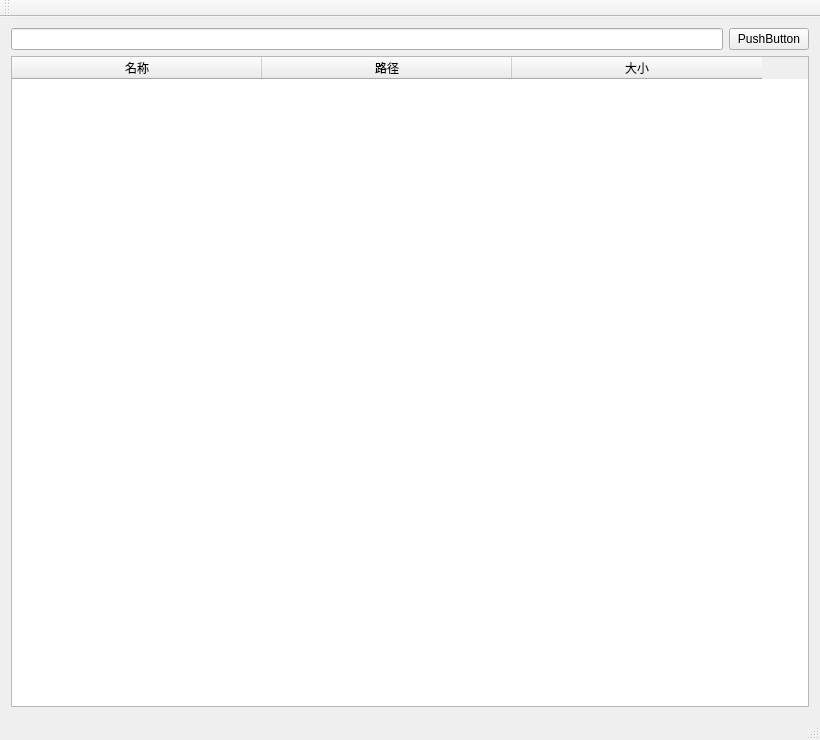
<?xml version="1.0" encoding="UTF-8"?>
<ui version="4.0">
 <class>MainWindow</class>
 <widget class="QMainWindow" name="MainWindow">
  <property name="geometry">
   <rect>
    <x>0</x>
    <y>0</y>
    <width>820</width>
    <height>740</height>
   </rect>
  </property>
  <property name="windowTitle">
   <string>MainWindow</string>
  </property>
  <widget class="QWidget" name="centralWidget">
   <layout class="QGridLayout" name="gridLayout">
    <item row="0" column="0">
     <widget class="QLineEdit" name="lineEdit"/>
    </item>
    <item row="0" column="1">
     <widget class="QPushButton" name="pushButton">
      <property name="text">
       <string>PushButton</string>
      </property>
     </widget>
    </item>
    <item row="2" column="0" colspan="2">
     <widget class="QTableWidget" name="tableWidget">
      <property name="wordWrap">
       <bool>false</bool>
      </property>
      <attribute name="horizontalHeaderDefaultSectionSize">
       <number>250</number>
      </attribute>
      <attribute name="horizontalHeaderMinimumSectionSize">
       <number>25</number>
      </attribute>
      <column>
       <property name="text">
        <string>名称</string>
       </property>
      </column>
      <column>
       <property name="text">
        <string>路径</string>
       </property>
      </column>
      <column>
       <property name="text">
        <string>大小</string>
       </property>
      </column>
     </widget>
    </item>
   </layout>
  </widget>
  <widget class="QMenuBar" name="menuBar">
   <property name="geometry">
    <rect>
     <x>0</x>
     <y>0</y>
     <width>820</width>
     <height>23</height>
    </rect>
   </property>
  </widget>
  <widget class="QToolBar" name="mainToolBar">
   <attribute name="toolBarArea">
    <enum>TopToolBarArea</enum>
   </attribute>
   <attribute name="toolBarBreak">
    <bool>false</bool>
   </attribute>
  </widget>
  <widget class="QStatusBar" name="statusBar"/>
 </widget>
 <layoutdefault spacing="6" margin="11"/>
 <resources/>
 <connections/>
</ui>
